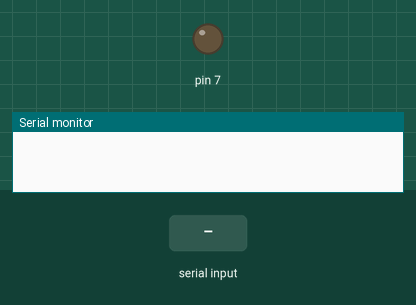
Bench run of a sketch on a simulated Arduino Uno, built with avr-gcc and run on an emulated ATmega328P. Parts: output pins drawn as LEDs (lit = HIGH), the last lines printed to the serial monitor. The test bench sets the inputs (shaded band).

Above: at 1.2 s.
1.3 s: "a\n" received over Serial
At 2.3 s:
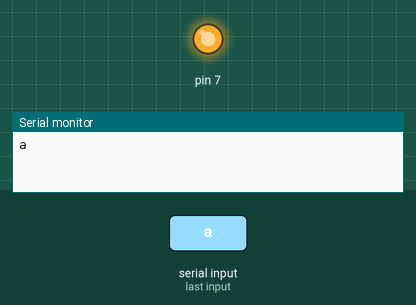
3.9 s: "b\n" received over Serial
At 6.6 s:
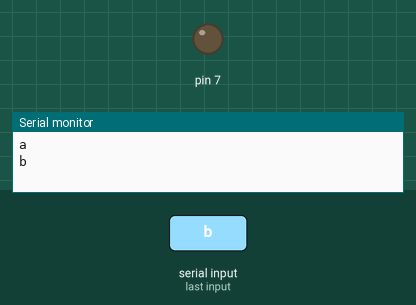
6.9 s: "c\n" received over Serial
At 7.5 s:
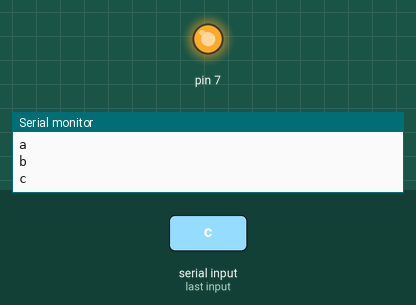
Timing chart, 0 to 10.7 s (numbered marks = the images above; inputs shaded):
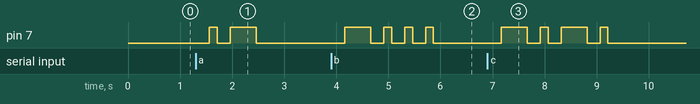

Measured:
- after the input at 1.3 s, pin 7: LOW → HIGH after 0.26 s, → LOW 0.15 s later, → HIGH 0.25 s later, → LOW 0.50 s later
- after the input at 3.9 s, pin 7: LOW → HIGH after 0.26 s, then repeats every 0.40 s: LOW 0.25 s, HIGH 0.15 s, until it stays LOW from 5.9 s
- after the input at 6.9 s, pin 7: LOW → HIGH after 0.27 s, → LOW 0.50 s later, → HIGH 0.25 s later, → LOW 0.15 s later, … (8 changes in this stretch)

The sketch:

MorsAlfabesiDonusturucu.ino
```cpp
void kelime(){
  delay(250);
  digitalWrite(9,HIGH);
  delay(250);
  digitalWrite(9,LOW);
}
void harf(){
  delay(250);
  digitalWrite(8,HIGH);
  delay(200);
  digitalWrite(8,LOW);
}
void point(){
  delay(250);
  digitalWrite(7,HIGH);
  delay(150);
  digitalWrite(7,LOW);
}
void line(){
  delay(250);
  digitalWrite(7,HIGH);
  delay(500);
  digitalWrite(7,LOW);
}
String str = "";
char ch;

int Lenght_str(String str){
  int count = 0;
  while(str[count] != '\0'){
    count++;
  }
  return count;
}
void setup(){

  pinMode(7,OUTPUT);
  Serial.begin(9600);
}
void loop(){

   if(Serial.available() > 0){
        str = Serial.readStringUntil('\n');
    }
 Serial.println(str);

 for(int i=0; i< Lenght_str(str) ; ++i){
    delay(10);

    switch(str[i]){
      case 'a':
          point();
          line();
              break;
      case 'b':
          line();
          point();
          point();
          point();
              break;
      case 'c':
          line();
          point();
          line();
          point();
              break;
      case 'd':
          line();
          point();
          point();
              break;
      case 'e':
            point();

              break;
      case 'f':
            point();
            point();
            line();
            point();
              break;
      case 'g':
            line();
            line();
            point();
              break;
      case 'h':
            point();
            point();
            point();
            point();
              break;
      case 'i':
            point();
            point();
              break;
      case 'j':
            point();
            line();
            line();
            line();
              break;
      case 'k':
            line();
            point();
            line();

              break;
      case 'l':
            point();
            line();
            point();
            point();
              break;
      case 'm':
            line();
            line();

              break;
      case 'n':
            line();
            point();
              break;
      case 'o':
          line();
          line();
          line();
              break;
      case 'p':
            point();
            line();
            line();
            point();
              break;
      case 'q':
            line();
            line();
            point();
            line();
              break;
      case 'r':
            point();
            line();
            point();
              break;
      case 's':
            point();
            point();
            point();
              break;
      case 't':
            line();
              break;
      case 'u':
            point();
            point();
            line();
              break;
      case 'w':
            point();
            line();
            line();
              break;
      case 'x':
            line();
            point();
            point();
            line();
              break;
      case 'v':
            point();
            point();
            point();
            line();
              break;
      case 'y':
            line();
            point();
            line();
            line();
              break;
      case 'z':
            line();
            line();
            point();
            point();
              break;
      case ' ':
            kelime();
            break;
    }
    if(str[i] != ' ')
       harf();
  }
  str = "";
}
```
